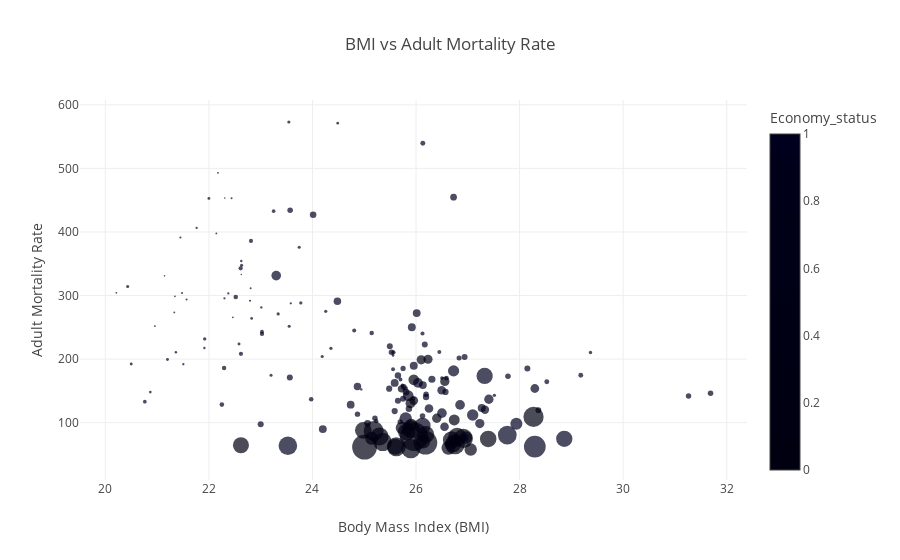

Notebook source saved alongside this figure:
### Code cell
# BMI vs Adult Mortality (Scatter plot)
fig_bmi_adult = px.scatter(
    filtered_data,
    x='BMI',
    y='Adult_mortality',
    color='Economy_status',
    size='GDP_per_capita',
    hover_data=['Country'],
    title='BMI vs Adult Mortality Rate',
    labels={'BMI': 'Body Mass Index (BMI)', 'Adult_mortality': 'Adult Mortality Rate'}
)

fig_bmi_adult.show()

### Figure 1 — Plotly figure (JSON) as saved in the notebook; plotly's stock layout.template omitted (floating-point values rounded to 4 significant figures; data arrays with more than 128 entries replaced by an {"elided": "..."} marker saying what was removed)
{"data": [{"customdata": {"elided": "179x1 str values"}, "hovertemplate": "Body Mass Index (BMI)=%{x}<br>Adult Mortality Rate=%{y}<br>GDP_per_capita=%{marker.size}<br>Country=%{customdata[0]}<br>Economy_status=%{marker.color}<extra></extra>", "legendgroup": "", "marker": {"color": {"elided": "179 int values"}, "coloraxis": "coloraxis", "size": {"elided": "179 float values"}, "sizemode": "area", "sizeref": 257.4, "symbol": "circle"}, "mode": "markers", "name": "", "orientation": "v", "showlegend": false, "type": "scatter", "x": {"elided": "179 float values"}, "xaxis": "x", "y": {"elided": "179 float values"}, "yaxis": "y"}], "layout": {"coloraxis": {"colorbar": {"title": {"text": "Economy_status"}}, "colorscale": [[0, "#000011"], [0.1111, "#000012"], [0.2222, "#000013"], [0.3333, "#000014"], [0.4444, "#000015"], [0.5556, "#000016"], [0.6667, "#000017"], [0.7778, "#000018"], [0.8889, "#000019"], [1, "#000020"]]}, "legend": {"itemsizing": "constant", "tracegroupgap": 0}, "title": {"text": "BMI vs Adult Mortality Rate"}, "xaxis": {"anchor": "y", "domain": [0, 1], "title": {"text": "Body Mass Index (BMI)"}}, "yaxis": {"anchor": "x", "domain": [0, 1], "title": {"text": "Adult Mortality Rate"}}}}
